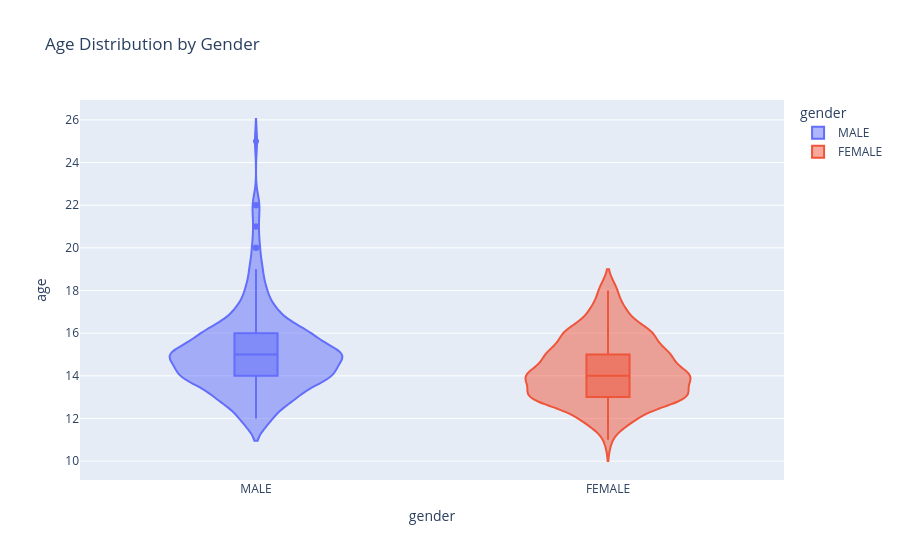

The notebook cell this image was saved under:
### Code cell
px.violin(participants, x="gender", y="age", 
          color="gender", box=True,
          title="Age Distribution by Gender")

### Figure 1 — Plotly figure (JSON) as saved in the notebook; plotly's stock layout.template omitted (floating-point values rounded to 4 significant figures; data arrays with more than 128 entries replaced by an {"elided": "..."} marker saying what was removed)
{"data": [{"alignmentgroup": "True", "box": {"visible": true}, "hovertemplate": "gender=%{x}<br>age=%{y}<extra></extra>", "legendgroup": "MALE", "marker": {"color": "#636efa"}, "name": "MALE", "offsetgroup": "MALE", "orientation": "v", "scalegroup": "True", "showlegend": true, "type": "violin", "x": {"elided": "249 str values"}, "x0": " ", "xaxis": "x", "y": {"elided": "249 int values"}, "y0": " ", "yaxis": "y"}, {"alignmentgroup": "True", "box": {"visible": true}, "hovertemplate": "gender=%{x}<br>age=%{y}<extra></extra>", "legendgroup": "FEMALE", "marker": {"color": "#EF553B"}, "name": "FEMALE", "offsetgroup": "FEMALE", "orientation": "v", "scalegroup": "True", "showlegend": true, "type": "violin", "x": {"elided": "312 str values"}, "x0": " ", "xaxis": "x", "y": {"elided": "312 int values"}, "y0": " ", "yaxis": "y"}], "layout": {"legend": {"title": {"text": "gender"}, "tracegroupgap": 0}, "title": {"text": "Age Distribution by Gender"}, "violinmode": "overlay", "xaxis": {"anchor": "y", "categoryarray": ["MALE", "FEMALE"], "categoryorder": "array", "domain": [0, 1], "title": {"text": "gender"}}, "yaxis": {"anchor": "x", "domain": [0, 1], "title": {"text": "age"}}}}
